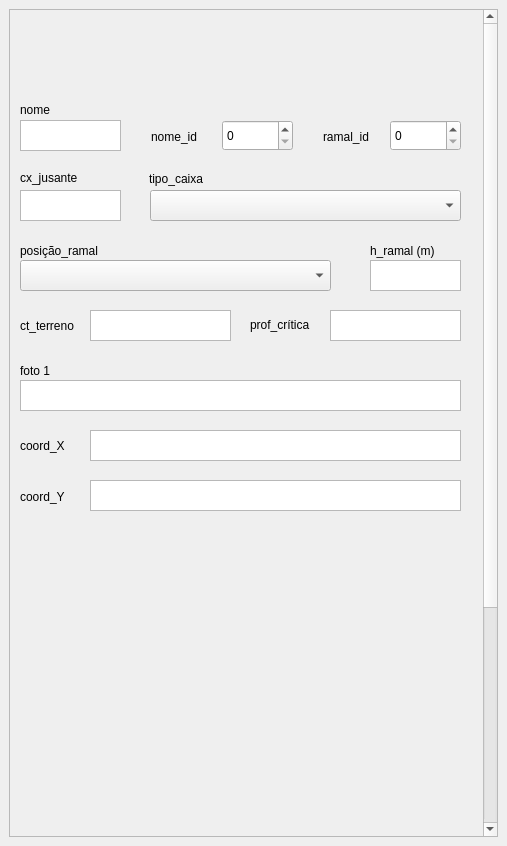
<?xml version="1.0" encoding="UTF-8"?>
<ui version="4.0">
 <class>MainWindow</class>
 <widget class="QMainWindow" name="MainWindow">
  <property name="geometry">
   <rect>
    <x>0</x>
    <y>0</y>
    <width>507</width>
    <height>846</height>
   </rect>
  </property>
  <property name="sizePolicy">
   <sizepolicy hsizetype="Preferred" vsizetype="Preferred">
    <horstretch>0</horstretch>
    <verstretch>0</verstretch>
   </sizepolicy>
  </property>
  <property name="windowTitle">
   <string>MainWindow</string>
  </property>
  <widget class="QWidget" name="centralwidget">
   <layout class="QGridLayout" name="gridLayout">
    <item row="0" column="0">
     <widget class="QScrollArea" name="scrollArea">
      <property name="sizePolicy">
       <sizepolicy hsizetype="Preferred" vsizetype="Preferred">
        <horstretch>0</horstretch>
        <verstretch>0</verstretch>
       </sizepolicy>
      </property>
      <property name="maximumSize">
       <size>
        <width>2000</width>
        <height>2000</height>
       </size>
      </property>
      <property name="verticalScrollBarPolicy">
       <enum>Qt::ScrollBarAlwaysOn</enum>
      </property>
      <property name="horizontalScrollBarPolicy">
       <enum>Qt::ScrollBarAlwaysOff</enum>
      </property>
      <property name="sizeAdjustPolicy">
       <enum>QAbstractScrollArea::AdjustToContentsOnFirstShow</enum>
      </property>
      <property name="widgetResizable">
       <bool>false</bool>
      </property>
      <property name="alignment">
       <set>Qt::AlignCenter</set>
      </property>
      <widget class="QWidget" name="scrollArea_Trechos_Contents">
       <property name="geometry">
        <rect>
         <x>0</x>
         <y>0</y>
         <width>767</width>
         <height>1129</height>
        </rect>
       </property>
       <widget class="QLabel" name="logo_SaniHub">
        <property name="geometry">
         <rect>
          <x>10</x>
          <y>10</y>
          <width>241</width>
          <height>71</height>
         </rect>
        </property>
        <property name="text">
         <string/>
        </property>
        <property name="pixmap">
         <pixmap>../imagens/png/SaniHUB_logo-removebg-preview.png</pixmap>
        </property>
        <property name="scaledContents">
         <bool>true</bool>
        </property>
       </widget>
       <widget class="QLabel" name="lb_nome_caixa">
        <property name="geometry">
         <rect>
          <x>10</x>
          <y>89</y>
          <width>71</width>
          <height>21</height>
         </rect>
        </property>
        <property name="font">
         <font>
          <family>Arial</family>
          <pointsize>9</pointsize>
          <weight>50</weight>
          <bold>false</bold>
         </font>
        </property>
        <property name="text">
         <string>nome</string>
        </property>
        <property name="scaledContents">
         <bool>true</bool>
        </property>
       </widget>
       <widget class="QTextEdit" name="nome">
        <property name="geometry">
         <rect>
          <x>10</x>
          <y>110</y>
          <width>101</width>
          <height>31</height>
         </rect>
        </property>
        <property name="font">
         <font>
          <pointsize>9</pointsize>
         </font>
        </property>
        <property name="html">
         <string>&lt;!DOCTYPE HTML PUBLIC &quot;-//W3C//DTD HTML 4.0//EN&quot; &quot;http://www.w3.org/TR/REC-html40/strict.dtd&quot;&gt;
&lt;html&gt;&lt;head&gt;&lt;meta name=&quot;qrichtext&quot; content=&quot;1&quot; /&gt;&lt;style type=&quot;text/css&quot;&gt;
p, li { white-space: pre-wrap; }
&lt;/style&gt;&lt;/head&gt;&lt;body style=&quot; font-family:'MS Shell Dlg 2'; font-size:9pt; font-weight:400; font-style:normal;&quot;&gt;
&lt;p style=&quot;-qt-paragraph-type:empty; margin-top:0px; margin-bottom:0px; margin-left:0px; margin-right:0px; -qt-block-indent:0; text-indent:0px; font-size:7.8pt;&quot;&gt;&lt;br /&gt;&lt;/p&gt;&lt;/body&gt;&lt;/html&gt;</string>
        </property>
       </widget>
       <widget class="QLabel" name="lb_nome_id">
        <property name="geometry">
         <rect>
          <x>141</x>
          <y>116</y>
          <width>61</width>
          <height>21</height>
         </rect>
        </property>
        <property name="font">
         <font>
          <family>Arial</family>
          <pointsize>9</pointsize>
          <weight>50</weight>
          <bold>false</bold>
         </font>
        </property>
        <property name="text">
         <string>nome_id</string>
        </property>
        <property name="scaledContents">
         <bool>true</bool>
        </property>
       </widget>
       <widget class="QSpinBox" name="nome_id">
        <property name="geometry">
         <rect>
          <x>212</x>
          <y>110</y>
          <width>71</width>
          <height>31</height>
         </rect>
        </property>
        <property name="font">
         <font>
          <pointsize>9</pointsize>
         </font>
        </property>
        <property name="maximum">
         <number>1000</number>
        </property>
       </widget>
       <widget class="QLabel" name="lb_ramal_id">
        <property name="geometry">
         <rect>
          <x>313</x>
          <y>116</y>
          <width>61</width>
          <height>21</height>
         </rect>
        </property>
        <property name="font">
         <font>
          <family>Arial</family>
          <pointsize>9</pointsize>
          <weight>50</weight>
          <bold>false</bold>
         </font>
        </property>
        <property name="text">
         <string>ramal_id</string>
        </property>
        <property name="scaledContents">
         <bool>true</bool>
        </property>
       </widget>
       <widget class="QSpinBox" name="ramal_id">
        <property name="geometry">
         <rect>
          <x>380</x>
          <y>110</y>
          <width>71</width>
          <height>31</height>
         </rect>
        </property>
        <property name="font">
         <font>
          <pointsize>9</pointsize>
         </font>
        </property>
       </widget>
       <widget class="QLabel" name="lb_cx_jusante">
        <property name="geometry">
         <rect>
          <x>10</x>
          <y>160</y>
          <width>91</width>
          <height>16</height>
         </rect>
        </property>
        <property name="font">
         <font>
          <family>Arial</family>
          <pointsize>9</pointsize>
          <weight>50</weight>
          <bold>false</bold>
         </font>
        </property>
        <property name="text">
         <string>cx_jusante</string>
        </property>
        <property name="scaledContents">
         <bool>true</bool>
        </property>
       </widget>
       <widget class="QTextEdit" name="cx_jusante">
        <property name="geometry">
         <rect>
          <x>10</x>
          <y>180</y>
          <width>101</width>
          <height>31</height>
         </rect>
        </property>
        <property name="font">
         <font>
          <pointsize>9</pointsize>
         </font>
        </property>
        <property name="html">
         <string>&lt;!DOCTYPE HTML PUBLIC &quot;-//W3C//DTD HTML 4.0//EN&quot; &quot;http://www.w3.org/TR/REC-html40/strict.dtd&quot;&gt;
&lt;html&gt;&lt;head&gt;&lt;meta name=&quot;qrichtext&quot; content=&quot;1&quot; /&gt;&lt;style type=&quot;text/css&quot;&gt;
p, li { white-space: pre-wrap; }
&lt;/style&gt;&lt;/head&gt;&lt;body style=&quot; font-family:'MS Shell Dlg 2'; font-size:9pt; font-weight:400; font-style:normal;&quot;&gt;
&lt;p style=&quot;-qt-paragraph-type:empty; margin-top:0px; margin-bottom:0px; margin-left:0px; margin-right:0px; -qt-block-indent:0; text-indent:0px; font-size:7.8pt;&quot;&gt;&lt;br /&gt;&lt;/p&gt;&lt;/body&gt;&lt;/html&gt;</string>
        </property>
       </widget>
       <widget class="QComboBox" name="tipo_caixa">
        <property name="geometry">
         <rect>
          <x>140</x>
          <y>180</y>
          <width>311</width>
          <height>31</height>
         </rect>
        </property>
        <property name="font">
         <font>
          <family>Arial</family>
          <pointsize>9</pointsize>
         </font>
        </property>
       </widget>
       <widget class="QLabel" name="lb_tipo_caixa">
        <property name="geometry">
         <rect>
          <x>139</x>
          <y>158</y>
          <width>71</width>
          <height>21</height>
         </rect>
        </property>
        <property name="font">
         <font>
          <family>Arial</family>
          <pointsize>9</pointsize>
          <weight>50</weight>
          <bold>false</bold>
         </font>
        </property>
        <property name="text">
         <string>tipo_caixa</string>
        </property>
        <property name="scaledContents">
         <bool>true</bool>
        </property>
       </widget>
       <widget class="QLabel" name="lb_ct_terreno">
        <property name="geometry">
         <rect>
          <x>10</x>
          <y>305</y>
          <width>81</width>
          <height>21</height>
         </rect>
        </property>
        <property name="font">
         <font>
          <family>Arial</family>
          <pointsize>9</pointsize>
          <weight>50</weight>
          <bold>false</bold>
         </font>
        </property>
        <property name="text">
         <string>ct_terreno</string>
        </property>
        <property name="scaledContents">
         <bool>true</bool>
        </property>
       </widget>
       <widget class="QTextEdit" name="c_terreno">
        <property name="geometry">
         <rect>
          <x>80</x>
          <y>300</y>
          <width>141</width>
          <height>31</height>
         </rect>
        </property>
        <property name="font">
         <font>
          <pointsize>9</pointsize>
         </font>
        </property>
        <property name="html">
         <string>&lt;!DOCTYPE HTML PUBLIC &quot;-//W3C//DTD HTML 4.0//EN&quot; &quot;http://www.w3.org/TR/REC-html40/strict.dtd&quot;&gt;
&lt;html&gt;&lt;head&gt;&lt;meta name=&quot;qrichtext&quot; content=&quot;1&quot; /&gt;&lt;style type=&quot;text/css&quot;&gt;
p, li { white-space: pre-wrap; }
&lt;/style&gt;&lt;/head&gt;&lt;body style=&quot; font-family:'MS Shell Dlg 2'; font-size:9pt; font-weight:400; font-style:normal;&quot;&gt;
&lt;p style=&quot;-qt-paragraph-type:empty; margin-top:0px; margin-bottom:0px; margin-left:0px; margin-right:0px; -qt-block-indent:0; text-indent:0px; font-size:7.8pt;&quot;&gt;&lt;br /&gt;&lt;/p&gt;&lt;/body&gt;&lt;/html&gt;</string>
        </property>
       </widget>
       <widget class="QComboBox" name="posicao_ramal">
        <property name="geometry">
         <rect>
          <x>10</x>
          <y>250</y>
          <width>311</width>
          <height>31</height>
         </rect>
        </property>
        <property name="font">
         <font>
          <family>Arial</family>
          <pointsize>9</pointsize>
         </font>
        </property>
       </widget>
       <widget class="QLabel" name="lb_posicao">
        <property name="geometry">
         <rect>
          <x>10</x>
          <y>230</y>
          <width>101</width>
          <height>21</height>
         </rect>
        </property>
        <property name="font">
         <font>
          <family>Arial</family>
          <pointsize>9</pointsize>
          <weight>50</weight>
          <bold>false</bold>
         </font>
        </property>
        <property name="text">
         <string>posição_ramal</string>
        </property>
        <property name="scaledContents">
         <bool>true</bool>
        </property>
       </widget>
       <widget class="QLabel" name="lb_h_ramal">
        <property name="geometry">
         <rect>
          <x>360</x>
          <y>230</y>
          <width>81</width>
          <height>21</height>
         </rect>
        </property>
        <property name="font">
         <font>
          <family>Arial</family>
          <pointsize>9</pointsize>
          <weight>50</weight>
          <bold>false</bold>
         </font>
        </property>
        <property name="text">
         <string>h_ramal (m)</string>
        </property>
        <property name="scaledContents">
         <bool>true</bool>
        </property>
       </widget>
       <widget class="QTextEdit" name="h_ramal">
        <property name="geometry">
         <rect>
          <x>360</x>
          <y>250</y>
          <width>91</width>
          <height>31</height>
         </rect>
        </property>
        <property name="font">
         <font>
          <pointsize>9</pointsize>
         </font>
        </property>
        <property name="html">
         <string>&lt;!DOCTYPE HTML PUBLIC &quot;-//W3C//DTD HTML 4.0//EN&quot; &quot;http://www.w3.org/TR/REC-html40/strict.dtd&quot;&gt;
&lt;html&gt;&lt;head&gt;&lt;meta name=&quot;qrichtext&quot; content=&quot;1&quot; /&gt;&lt;style type=&quot;text/css&quot;&gt;
p, li { white-space: pre-wrap; }
&lt;/style&gt;&lt;/head&gt;&lt;body style=&quot; font-family:'MS Shell Dlg 2'; font-size:9pt; font-weight:400; font-style:normal;&quot;&gt;
&lt;p style=&quot;-qt-paragraph-type:empty; margin-top:0px; margin-bottom:0px; margin-left:0px; margin-right:0px; -qt-block-indent:0; text-indent:0px; font-size:7.8pt;&quot;&gt;&lt;br /&gt;&lt;/p&gt;&lt;/body&gt;&lt;/html&gt;</string>
        </property>
       </widget>
       <widget class="QLabel" name="lb_foto_1">
        <property name="geometry">
         <rect>
          <x>10</x>
          <y>350</y>
          <width>51</width>
          <height>21</height>
         </rect>
        </property>
        <property name="font">
         <font>
          <family>Arial</family>
          <pointsize>9</pointsize>
          <weight>50</weight>
          <bold>false</bold>
         </font>
        </property>
        <property name="text">
         <string>foto 1</string>
        </property>
        <property name="scaledContents">
         <bool>true</bool>
        </property>
       </widget>
       <widget class="QTextEdit" name="foto">
        <property name="geometry">
         <rect>
          <x>10</x>
          <y>370</y>
          <width>441</width>
          <height>31</height>
         </rect>
        </property>
        <property name="font">
         <font>
          <pointsize>9</pointsize>
         </font>
        </property>
        <property name="html">
         <string>&lt;!DOCTYPE HTML PUBLIC &quot;-//W3C//DTD HTML 4.0//EN&quot; &quot;http://www.w3.org/TR/REC-html40/strict.dtd&quot;&gt;
&lt;html&gt;&lt;head&gt;&lt;meta name=&quot;qrichtext&quot; content=&quot;1&quot; /&gt;&lt;style type=&quot;text/css&quot;&gt;
p, li { white-space: pre-wrap; }
&lt;/style&gt;&lt;/head&gt;&lt;body style=&quot; font-family:'MS Shell Dlg 2'; font-size:9pt; font-weight:400; font-style:normal;&quot;&gt;
&lt;p style=&quot;-qt-paragraph-type:empty; margin-top:0px; margin-bottom:0px; margin-left:0px; margin-right:0px; -qt-block-indent:0; text-indent:0px; font-size:7.8pt;&quot;&gt;&lt;br /&gt;&lt;/p&gt;&lt;/body&gt;&lt;/html&gt;</string>
        </property>
       </widget>
       <widget class="QLabel" name="lb_coord_X">
        <property name="geometry">
         <rect>
          <x>10</x>
          <y>425</y>
          <width>61</width>
          <height>21</height>
         </rect>
        </property>
        <property name="font">
         <font>
          <family>Arial</family>
          <pointsize>9</pointsize>
          <weight>50</weight>
          <bold>false</bold>
         </font>
        </property>
        <property name="text">
         <string>coord_X</string>
        </property>
        <property name="scaledContents">
         <bool>true</bool>
        </property>
       </widget>
       <widget class="QLabel" name="lb_coord_Y">
        <property name="geometry">
         <rect>
          <x>10</x>
          <y>476</y>
          <width>61</width>
          <height>21</height>
         </rect>
        </property>
        <property name="font">
         <font>
          <family>Arial</family>
          <pointsize>9</pointsize>
          <weight>50</weight>
          <bold>false</bold>
         </font>
        </property>
        <property name="text">
         <string>coord_Y</string>
        </property>
        <property name="scaledContents">
         <bool>true</bool>
        </property>
       </widget>
       <widget class="QTextEdit" name="coord_x">
        <property name="geometry">
         <rect>
          <x>80</x>
          <y>420</y>
          <width>371</width>
          <height>31</height>
         </rect>
        </property>
        <property name="font">
         <font>
          <pointsize>9</pointsize>
         </font>
        </property>
        <property name="html">
         <string>&lt;!DOCTYPE HTML PUBLIC &quot;-//W3C//DTD HTML 4.0//EN&quot; &quot;http://www.w3.org/TR/REC-html40/strict.dtd&quot;&gt;
&lt;html&gt;&lt;head&gt;&lt;meta name=&quot;qrichtext&quot; content=&quot;1&quot; /&gt;&lt;style type=&quot;text/css&quot;&gt;
p, li { white-space: pre-wrap; }
&lt;/style&gt;&lt;/head&gt;&lt;body style=&quot; font-family:'MS Shell Dlg 2'; font-size:9pt; font-weight:400; font-style:normal;&quot;&gt;
&lt;p style=&quot;-qt-paragraph-type:empty; margin-top:0px; margin-bottom:0px; margin-left:0px; margin-right:0px; -qt-block-indent:0; text-indent:0px; font-size:7.8pt;&quot;&gt;&lt;br /&gt;&lt;/p&gt;&lt;/body&gt;&lt;/html&gt;</string>
        </property>
       </widget>
       <widget class="QTextEdit" name="coord_y">
        <property name="geometry">
         <rect>
          <x>80</x>
          <y>470</y>
          <width>371</width>
          <height>31</height>
         </rect>
        </property>
        <property name="font">
         <font>
          <pointsize>9</pointsize>
         </font>
        </property>
        <property name="html">
         <string>&lt;!DOCTYPE HTML PUBLIC &quot;-//W3C//DTD HTML 4.0//EN&quot; &quot;http://www.w3.org/TR/REC-html40/strict.dtd&quot;&gt;
&lt;html&gt;&lt;head&gt;&lt;meta name=&quot;qrichtext&quot; content=&quot;1&quot; /&gt;&lt;style type=&quot;text/css&quot;&gt;
p, li { white-space: pre-wrap; }
&lt;/style&gt;&lt;/head&gt;&lt;body style=&quot; font-family:'MS Shell Dlg 2'; font-size:9pt; font-weight:400; font-style:normal;&quot;&gt;
&lt;p style=&quot;-qt-paragraph-type:empty; margin-top:0px; margin-bottom:0px; margin-left:0px; margin-right:0px; -qt-block-indent:0; text-indent:0px; font-size:7.8pt;&quot;&gt;&lt;br /&gt;&lt;/p&gt;&lt;/body&gt;&lt;/html&gt;</string>
        </property>
       </widget>
       <widget class="QLabel" name="lb_prof_critica">
        <property name="geometry">
         <rect>
          <x>240</x>
          <y>304</y>
          <width>81</width>
          <height>21</height>
         </rect>
        </property>
        <property name="font">
         <font>
          <family>Arial</family>
          <pointsize>9</pointsize>
          <weight>50</weight>
          <bold>false</bold>
         </font>
        </property>
        <property name="text">
         <string>prof_crítica</string>
        </property>
        <property name="scaledContents">
         <bool>true</bool>
        </property>
       </widget>
       <widget class="QTextEdit" name="prof_critica">
        <property name="geometry">
         <rect>
          <x>320</x>
          <y>300</y>
          <width>131</width>
          <height>31</height>
         </rect>
        </property>
        <property name="font">
         <font>
          <pointsize>9</pointsize>
         </font>
        </property>
        <property name="html">
         <string>&lt;!DOCTYPE HTML PUBLIC &quot;-//W3C//DTD HTML 4.0//EN&quot; &quot;http://www.w3.org/TR/REC-html40/strict.dtd&quot;&gt;
&lt;html&gt;&lt;head&gt;&lt;meta name=&quot;qrichtext&quot; content=&quot;1&quot; /&gt;&lt;style type=&quot;text/css&quot;&gt;
p, li { white-space: pre-wrap; }
&lt;/style&gt;&lt;/head&gt;&lt;body style=&quot; font-family:'MS Shell Dlg 2'; font-size:9pt; font-weight:400; font-style:normal;&quot;&gt;
&lt;p style=&quot;-qt-paragraph-type:empty; margin-top:0px; margin-bottom:0px; margin-left:0px; margin-right:0px; -qt-block-indent:0; text-indent:0px; font-size:7.8pt;&quot;&gt;&lt;br /&gt;&lt;/p&gt;&lt;/body&gt;&lt;/html&gt;</string>
        </property>
       </widget>
      </widget>
     </widget>
    </item>
   </layout>
  </widget>
 </widget>
 <resources/>
 <connections/>
</ui>
